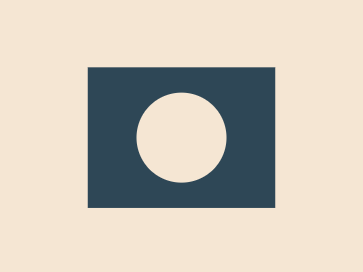
//> input picture OpenCVTEST/input/屏幕截图 2026-11-01 202551.png, 363 x 272 px; its folder holds only this picture in this run
$ ./main   (built with g++ and OpenCV 4)
//> lines starting //> are read from the running program, lines starting //| are printed output that depends on the picture; after the words box and inside, x2 and y2 are one past the last pixel; in counts of white or black regions, pixels touching at a corner belong together
#include <opencv2/opencv.hpp>
#include <iostream>
#include <filesystem>
#include <vector>
#include <algorithm>
#include <string>
#include <cmath>

namespace fs = std::filesystem;

// 第六阶段：在考核坐标系（左下原点、y 向上）下排序角点
// 输出顺序：左上 → 右上 → 右下 → 左下（顺时针）
static std::vector<cv::Point2f> orderCorners(std::vector<cv::Point2f> pts)
{
    cv::Point2f c(0, 0);
    for (auto& p : pts) { c.x += p.x; c.y += p.y; }
    c.x /= 4; c.y /= 4;

    // 按极角升序（y 向上坐标系下为逆时针）
    std::sort(pts.begin(), pts.end(), [&](const cv::Point2f& a, const cv::Point2f& b) {
        return std::atan2(a.y - c.y, a.x - c.x) < std::atan2(b.y - c.y, b.x - c.x);
    });

    // 找左上角：y 最大，若接近则 x 最小
    int start = 0;
    for (int i = 1; i < 4; ++i) {
        if (pts[i].y > pts[start].y + 1e-3 ||
            (std::abs(pts[i].y - pts[start].y) <= 1e-3 && pts[i].x < pts[start].x)) {
            start = i;
        }
    }

    // 从左上开始，按顺时针（逆时针环的反向）输出
    std::vector<cv::Point2f> out;
    for (int i = 0; i < 4; ++i) out.push_back(pts[(start - i + 4) % 4]);
    return out;
}

int main()
{
    const std::string inputDir  = "input/";
    const std::string outputDir = "out/";
    const std::string debugDir  = "debug/";

    if (!fs::exists(inputDir)) {
        std::cerr << "Input directory does not exist: " << inputDir << std::endl;
        return 1;
    }
    fs::create_directories(outputDir);
    fs::create_directories(debugDir);

    std::vector<fs::path> files;
    for (const auto& entry : fs::directory_iterator(inputDir)) {
        if (!entry.is_regular_file()) continue;
        if (entry.path().extension() == ".png") {
            files.push_back(entry.path());
        }
    }
    std::sort(files.begin(), files.end(),
              [](const fs::path& a, const fs::path& b) {
                  return a.filename().string() < b.filename().string();
              });

    if (files.empty()) {
        std::cout << "input/ is empty" << std::endl;
        return 0;
    }

    const int    cannyLow     = 50;
    const int    cannyHigh    = 150;
    const double minAreaRatio = 0.0005;

    for (const auto& path : files) {
        cv::Mat img = cv::imread(path.string(), cv::IMREAD_COLOR);
//> img is the input picture: 272 rows x 363 cols, CV_8UC3; mean B, G, R 185.7, 197.8, 204.7
        if (img.empty()) {
            std::cerr << "can't read: " << path << std::endl;
            continue;
        }
        const int H = img.rows;
//> H = 272

        // ---- 阶段二：灰度 + 边缘 ----
        cv::Mat gray, edges;
        cv::cvtColor(img, gray, cv::COLOR_BGR2GRAY);
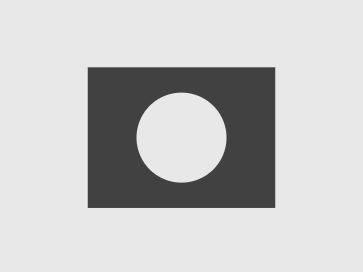
//> gray: 272 rows x 363 cols, CV_8UC1; min 65, max 232, mean 198.2
        cv::Canny(gray, edges, cannyLow, cannyHigh);
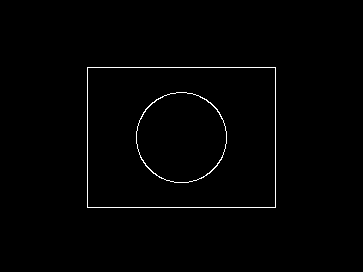
//> edges: 272 rows x 363 cols, CV_8UC1; 0.99% white in thin lines or dots, all inside (x1, y1, x2, y2) = (87, 67, 276, 208)

        // ---- 阶段三：找所有外轮廓（RETR_EXTERNAL 自动忽略内部镂空） ----
        std::vector<std::vector<cv::Point>> contours;
        cv::findContours(edges, contours,
                         cv::RETR_EXTERNAL,
                         cv::CHAIN_APPROX_SIMPLE);
//> contours = 1 contour; box (x1, y1, x2, y2) and area: (87, 67, 276, 208) 26320

        std::vector<std::vector<cv::Point2f>> rects;   // 考核坐标下的 4 个角点
        std::vector<cv::Point2f> centers;              // 用于编号排序

        // ---- 阶段四 + 五：用外接矩形和面积比筛选 ----
        for (const auto& contour : contours) {
            double area = cv::contourArea(contour);
            // 过滤掉噪声碎边缘
            if (area < minAreaRatio * img.cols * img.rows) continue;

            // 拟合最小外接旋转矩形
            cv::RotatedRect rr = cv::minAreaRect(contour);
            double rectArea = double(rr.size.width) * double(rr.size.height);
            if (rectArea < 1e-6) continue;

            // 填充率：大矩形的面积和外接矩形面积非常接近，接近 1.0
            double fillRatio = area / rectArea;
            if (fillRatio < 0.85) continue;   // 排除三角形、圆等非矩形轮廓

            // 排除极细长的线条（虽然你的图里没有）
            double w = rr.size.width, h = rr.size.height;
            double aspect = std::max(w, h) / std::min(w, h);
            if (aspect > 20.0) continue;

            // 取 4 个顶点
            cv::Point2f v[4];
            rr.points(v);

            // ---- 阶段六：转坐标 ----
            std::vector<cv::Point2f> pts;
            for (int i = 0; i < 4; ++i) {
                pts.push_back(cv::Point2f(v[i].x, float(H - 1 - v[i].y)));
            }

            // ---- 阶段六：排序 ----
            pts = orderCorners(pts);

            cv::Point2f c(0, 0);
            for (auto& p : pts) { c.x += p.x; c.y += p.y; }
            c.x /= 4; c.y /= 4;

            rects.push_back(pts);
            centers.push_back(c);
        }
//> this loop made 1 pass
//> (contour, area, rr, rectArea, fillRatio, w, h, aspect) on pass 1: (4 Points (x, y): [87, 67], [87, 207], [275, 207], [275, 67], 26320, centre (181, 137), size (140, 188), angle -90, 26320, 1, 140, 188, 1.34)

        // ---- 阶段六：按中心 x 升序（从左到右）编号 ----
        std::vector<int> idx(rects.size());
        for (size_t i = 0; i < idx.size(); ++i) idx[i] = int(i);
        std::sort(idx.begin(), idx.end(), [&](int a, int b) {
            return centers[a].x < centers[b].x;
        });

        // ---- 阶段六：画绿框 ----
        for (size_t k = 0; k < idx.size(); ++k) {
            const auto& q = rects[idx[k]];
            std::vector<cv::Point> drawPts;
            for (auto& p : q) {
                drawPts.push_back(cv::Point(cvRound(p.x), cvRound(H - 1 - p.y)));
            }
            cv::polylines(img, std::vector<std::vector<cv::Point>>{drawPts},
                          true, cv::Scalar(0, 255, 0), 2);
        }
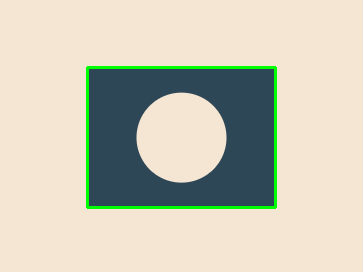
//> img: 272 rows x 363 cols, CV_8UC3; 1.99% of pixels changed, all inside (x1, y1, x2, y2) = (86, 66, 277, 209)

        // ---- 阶段六：终端输出 ----
        std::string fname = path.filename().string();
        if (rects.empty()) {
            std::cout << fname << ": null\n";
        } else {
            std::cout << fname << ": ";
            for (size_t k = 0; k < idx.size(); ++k) {
                if (k > 0) std::cout << " | ";
                std::cout << "rect" << (k + 1) << " ";
                const auto& q = rects[idx[k]];
                for (int j = 0; j < 4; ++j) {
                    if (j > 0) std::cout << "; ";
                    std::cout << "(" << cvRound(q[j].x) << ", " << cvRound(q[j].y) << ")";
                }
            }
            std::cout << "\n";
        }

        // ---- 保存输出与调试图 ----
        cv::imwrite(outputDir + fname, img);
        std::string stem = path.stem().string();
        cv::imwrite(debugDir + stem + "_edges.png", edges);
        cv::imwrite(debugDir + stem + "_rects.png", img);
    }

    return 0;
}

$ run again, on OpenCVTEST/input/屏幕截图 2026-11-01 202623.png
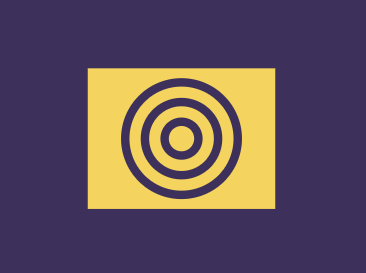
//> input picture OpenCVTEST/input/屏幕截图 2026-11-01 202623.png, 366 x 273 px
//> img is the input picture: 273 rows x 366 cols, CV_8UC3; mean B, G, R 91.6, 82.3, 98.6
//> `cv::Canny(gray, edges, cannyLow, cannyHigh);`:
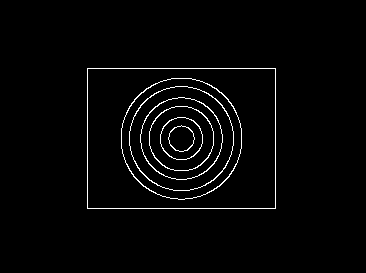
//> edges: 273 rows x 366 cols, CV_8UC1; 2.2% white in thin lines or dots, all inside (x1, y1, x2, y2) = (87, 68, 276, 209)
//> contours = 1 contour; box (x1, y1, x2, y2) and area: (87, 68, 276, 209) 26320
//> the loop `for (const auto& contour : contours)` made 1 pass
//> (contour, area, rr, rectArea, fillRatio, w, h, aspect) on pass 1: (4 Points (x, y): [87, 68], [87, 208], [275, 208], [275, 68], 26320, centre (181, 138), size (140, 188), angle -90, 26320, 1, 140, 188, 1.34)
//> after the loop `for (size_t k = 0; k < idx.size(); ++k)`:
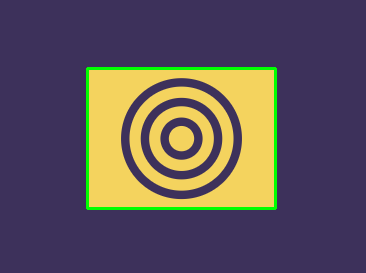
//> img: 273 rows x 366 cols, CV_8UC3; 1.97% of pixels changed, all inside (x1, y1, x2, y2) = (86, 67, 277, 210)

$ run again, on OpenCVTEST/input/屏幕截图 2026-11-01 202558.png
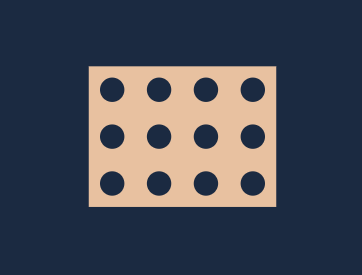
//> input picture OpenCVTEST/input/屏幕截图 2026-11-01 202558.png, 362 x 275 px
//> img is the input picture: 275 rows x 362 cols, CV_8UC3; mean B, G, R 84.8, 73.5, 69.8
//> `cv::Canny(gray, edges, cannyLow, cannyHigh);`:
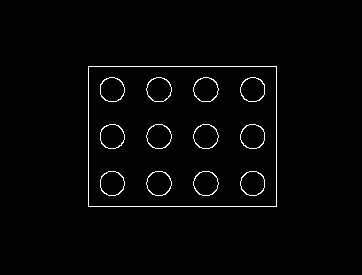
//> edges: 275 rows x 362 cols, CV_8UC1; 1.7% white in thin lines or dots, all inside (x1, y1, x2, y2) = (88, 66, 277, 207)
//> contours = 1 contour; box (x1, y1, x2, y2) and area: (88, 66, 277, 207) 26320
//> the loop `for (const auto& contour : contours)` made 1 pass
//> (contour, area, rr, rectArea, fillRatio, w, h, aspect) on pass 1: (4 Points (x, y): [88, 66], [88, 206], [276, 206], [276, 66], 26320, centre (182, 136), size (140, 188), angle -90, 26320, 1, 140, 188, 1.34)
//> after the loop `for (size_t k = 0; k < idx.size(); ++k)`:
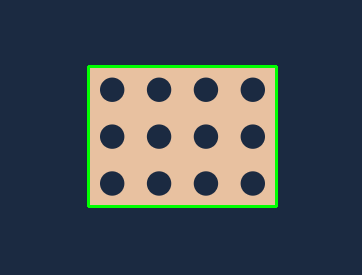
//> img: 275 rows x 362 cols, CV_8UC3; 1.97% of pixels changed, all inside (x1, y1, x2, y2) = (87, 65, 278, 208)
